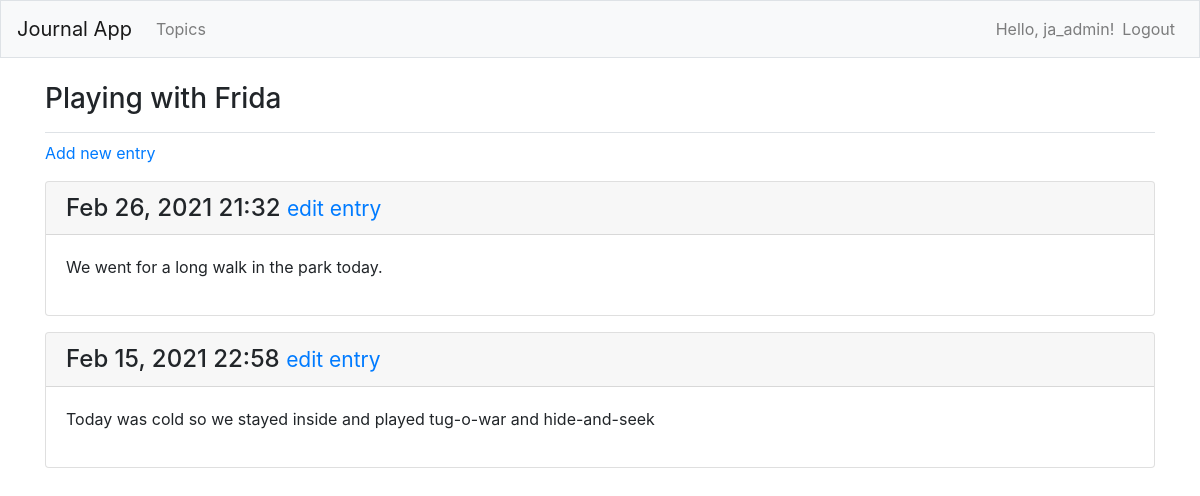
Page /topics/1/ (signed in) on the earlier database version.
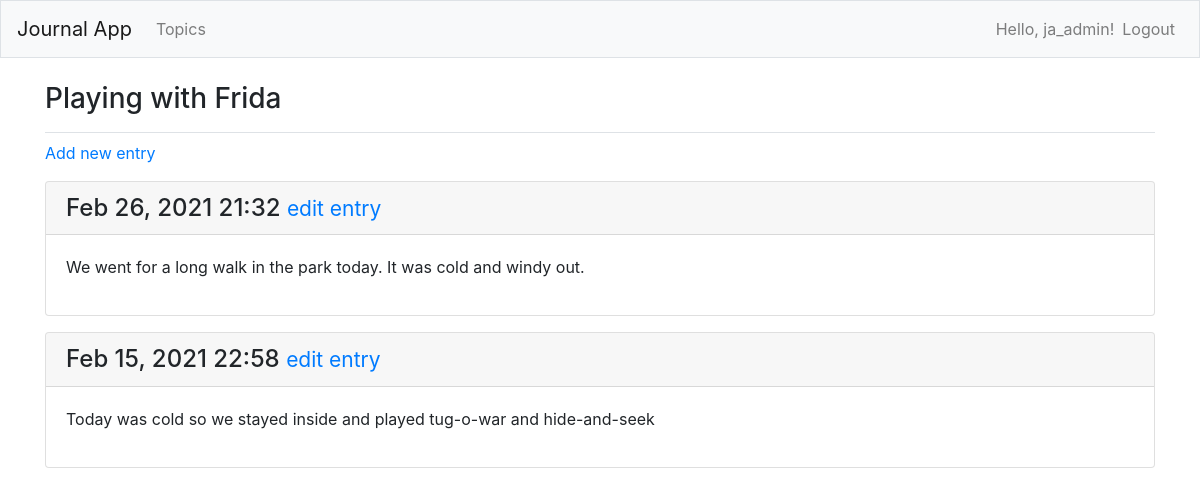
Same page on the later database version.
### journal_entries/models.py (models this page shows, shortened)
class Entry(models.Model):
    topic = models.ForeignKey(Topic, on_delete=models.CASCADE)
    text = models.TextField()
    date_added = models.DateTimeField(auto_now_add=True)
    class Meta:
        verbose_name_plural = 'entries'

### journal_entries/views.py (the view)
# urls.py: path('topics/<int:topic_id>/', views.topic, name='topic'),
@login_required
def topic(request, topic_id):
    topic = Topic.objects.get(id=topic_id)
    if topic.owner != request.user:
        raise Http404
    entries = topic.entry_set.order_by('-date_added')
    context = {'topic': topic, 'entries': entries}
    return render(request, 'journal_entries/topic.html', context)

### journal_entries/models.py (called while the page is built)
    def __str__(self):
        return self.text

### journal_entries/templates/journal_entries/topic.html
{% extends 'journal_entries/base.html' %}
{% block page_header %}
  <h3>{{ topic }}</h3>
{% endblock page_header %}
{% block content %}
  <p>
    <a href="{% url 'journal_entries:new_entry' topic.id %}">Add new entry</a>
  </p>
  {% for entry in entries %}
  <div class="card mb-3">
    <h4 class="card-header">
      {{ entry.date_added|date:'M d, Y H:i' }}
      <small><a href="{% url 'journal_entries:edit_entry' entry.id %}">edit entry</a></small>
    </h4>
    <div class="card-body">
      {{ entry.text|linebreaks }}
    </div>
  </div>
  {% empty %}
    <p>There are no entries for this topic.</p>
  {% endfor %}
{% endblock content %}

Differences in the rows shown:
changed Entry: text "We went for a long walk in the park today." → "We went for a long walk in the park today. It was cold and windy out."
